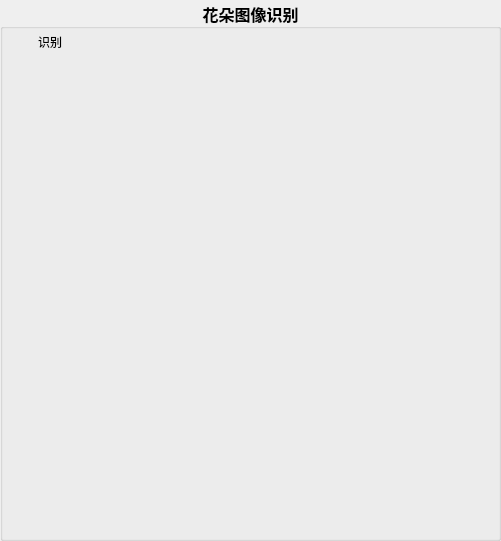
     <widget class="QGroupBox" name="groupBox_5">
      <property name="geometry">
       <rect>
        <x>380</x>
        <y>10</y>
        <width>501</width>
        <height>541</height>
       </rect>
      </property>
      <property name="minimumSize">
       <size>
        <width>0</width>
        <height>0</height>
       </size>
      </property>
      <property name="font">
       <font>
        <family>微软雅黑</family>
        <pointsize>12</pointsize>
        <bold>true</bold>
       </font>
      </property>
      <property name="title">
       <string>花朵图像识别</string>
      </property>
      <property name="alignment">
       <set>Qt::AlignCenter</set>
      </property>
      <property name="flat">
       <bool>true</bool>
      </property>
      <widget class="QWidget" name="layoutWidget">
       <property name="geometry">
        <rect>
         <x>20</x>
         <y>26</y>
         <width>471</width>
         <height>32</height>
        </rect>
       </property>
       <layout class="QHBoxLayout" name="horizontalLayout_3">
        <item>
         <widget class="QPushButton" name="predictButton">
          <property name="sizePolicy">
           <sizepolicy hsizetype="Fixed" vsizetype="Expanding">
            <horstretch>0</horstretch>
            <verstretch>0</verstretch>
           </sizepolicy>
          </property>
          <property name="minimumSize">
           <size>
            <width>60</width>
            <height>0</height>
           </size>
          </property>
          <property name="maximumSize">
           <size>
            <width>60</width>
            <height>25</height>
           </size>
          </property>
          <property name="font">
           <font>
            <family>微软雅黑</family>
            <pointsize>9</pointsize>
            <bold>false</bold>
           </font>
          </property>
          <property name="cursor">
           <cursorShape>PointingHandCursor</cursorShape>
          </property>
          <property name="toolTip">
           <string>&lt;html&gt;&lt;head/&gt;&lt;body&gt;&lt;p&gt;开始&lt;span style=&quot; font-weight:700;&quot;&gt;AI&lt;/span&gt;识别&lt;/p&gt;&lt;p&gt;(首次识别可能花费较长时间)&lt;/p&gt;&lt;/body&gt;&lt;/html&gt;</string>
          </property>
          <property name="layoutDirection">
           <enum>Qt::LeftToRight</enum>
          </property>
          <property name="autoFillBackground">
           <bool>false</bool>
          </property>
          <property name="text">
           <string>识别</string>
          </property>
          <property name="icon">
           <iconset>
            <normaloff>../images/AI识别.png</normaloff>../images/AI识别.png</iconset>
          </property>
          <property name="iconSize">
           <size>
            <width>24</width>
            <height>24</height>
           </size>
          </property>
          <property name="flat">
           <bool>true</bool>
          </property>
         </widget>
        </item>
        <item>
         <widget class="QLabel" name="resultLabel">
          <property name="sizePolicy">
           <sizepolicy hsizetype="Preferred" vsizetype="Fixed">
            <horstretch>0</horstretch>
            <verstretch>0</verstretch>
           </sizepolicy>
          </property>
          <property name="minimumSize">
           <size>
            <width>20</width>
            <height>25</height>
           </size>
          </property>
          <property name="maximumSize">
           <size>
            <width>600</width>
            <height>25</height>
           </size>
          </property>
          <property name="font">
           <font>
            <family>微软雅黑</family>
            <pointsize>9</pointsize>
            <bold>false</bold>
           </font>
          </property>
          <property name="text">
           <string/>
          </property>
          <property name="scaledContents">
           <bool>true</bool>
          </property>
          <property name="alignment">
           <set>Qt::AlignLeading|Qt::AlignLeft|Qt::AlignVCenter</set>
          </property>
         </widget>
        </item>
        <item>
         <widget class="QLabel" name="resultLabel_2">
          <property name="sizePolicy">
           <sizepolicy hsizetype="Fixed" vsizetype="Fixed">
            <horstretch>0</horstretch>
            <verstretch>0</verstretch>
           </sizepolicy>
          </property>
          <property name="minimumSize">
           <size>
            <width>25</width>
            <height>25</height>
           </size>
          </property>
          <property name="maximumSize">
           <size>
            <width>25</width>
            <height>25</height>
           </size>
          </property>
          <property name="text">
           <string/>
          </property>
          <property name="scaledContents">
           <bool>true</bool>
          </property>
          <property name="alignment">
           <set>Qt::AlignLeading|Qt::AlignLeft|Qt::AlignVCenter</set>
          </property>
         </widget>
        </item>
        <item>
         <spacer name="horizontalSpacer_3">
          <property name="orientation">
           <enum>Qt::Horizontal</enum>
          </property>
          <property name="sizeHint" stdset="0">
           <size>
            <width>0</width>
            <height>20</height>
           </size>
          </property>
         </spacer>
        </item>
       </layout>
      </widget>
      <widget class="QLabel" name="label_4">
       <property name="geometry">
        <rect>
         <x>22</x>
         <y>75</y>
         <width>471</width>
         <height>461</height>
        </rect>
       </property>
       <property name="pixmap">
        <pixmap>../images/rongzi.png</pixmap>
       </property>
       <property name="scaledContents">
        <bool>false</bool>
       </property>
       <property name="alignment">
        <set>Qt::AlignCenter</set>
       </property>
      </widget>
      <widget class="QLabel" name="resultLabel_3">
       <property name="geometry">
        <rect>
         <x>20</x>
         <y>65</y>
         <width>471</width>
         <height>31</height>
        </rect>
       </property>
       <property name="font">
        <font>
         <family>微软雅黑</family>
         <pointsize>10</pointsize>
         <bold>false</bold>
        </font>
       </property>
       <property name="textFormat">
        <enum>Qt::RichText</enum>
       </property>
      </widget>
     </widget>
